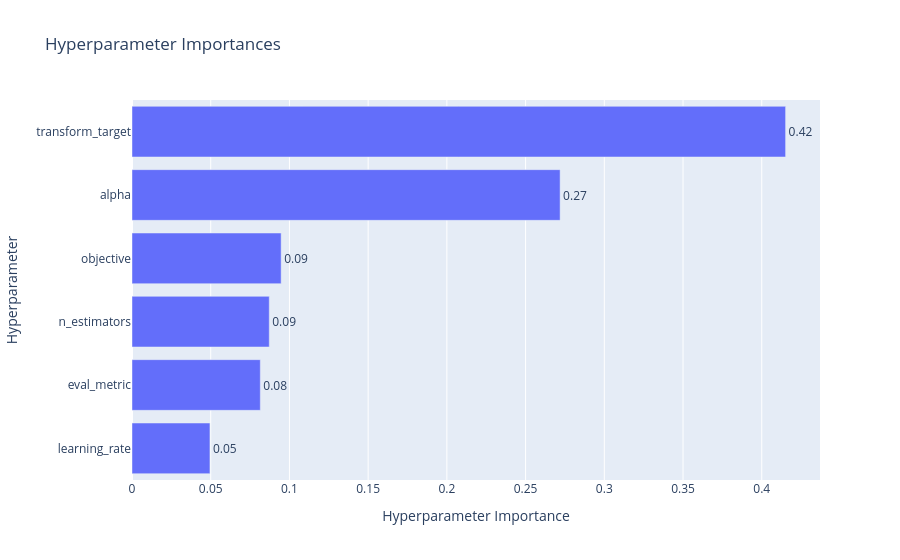

The notebook cell saved with this chart:
### Code cell
plot_param_importances(xgb_study)

### Figure 1 — Plotly figure (JSON) as saved in the notebook; plotly's stock layout.template omitted (floating-point values rounded to 4 significant figures)
{"data": [{"cliponaxis": false, "hovertemplate": ["learning_rate (FloatDistribution): 0.04951240810798367<extra></extra>", "eval_metric (CategoricalDistribution): 0.08149161518110956<extra></extra>", "n_estimators (IntDistribution): 0.08718702688760256<extra></extra>", "objective (CategoricalDistribution): 0.09473142245146904<extra></extra>", "alpha (FloatDistribution): 0.27192588643329174<extra></extra>", "transform_target (IntDistribution): 0.41515164093854345<extra></extra>"], "name": "Objective Value", "orientation": "h", "text": ["0.05", "0.08", "0.09", "0.09", "0.27", "0.42"], "textposition": "outside", "type": "bar", "x": [0.04951, 0.08149, 0.08719, 0.09473, 0.2719, 0.4152], "y": ["learning_rate", "eval_metric", "n_estimators", "objective", "alpha", "transform_target"]}], "layout": {"title": {"text": "Hyperparameter Importances"}, "xaxis": {"title": {"text": "Hyperparameter Importance"}}, "yaxis": {"title": {"text": "Hyperparameter"}}}}
